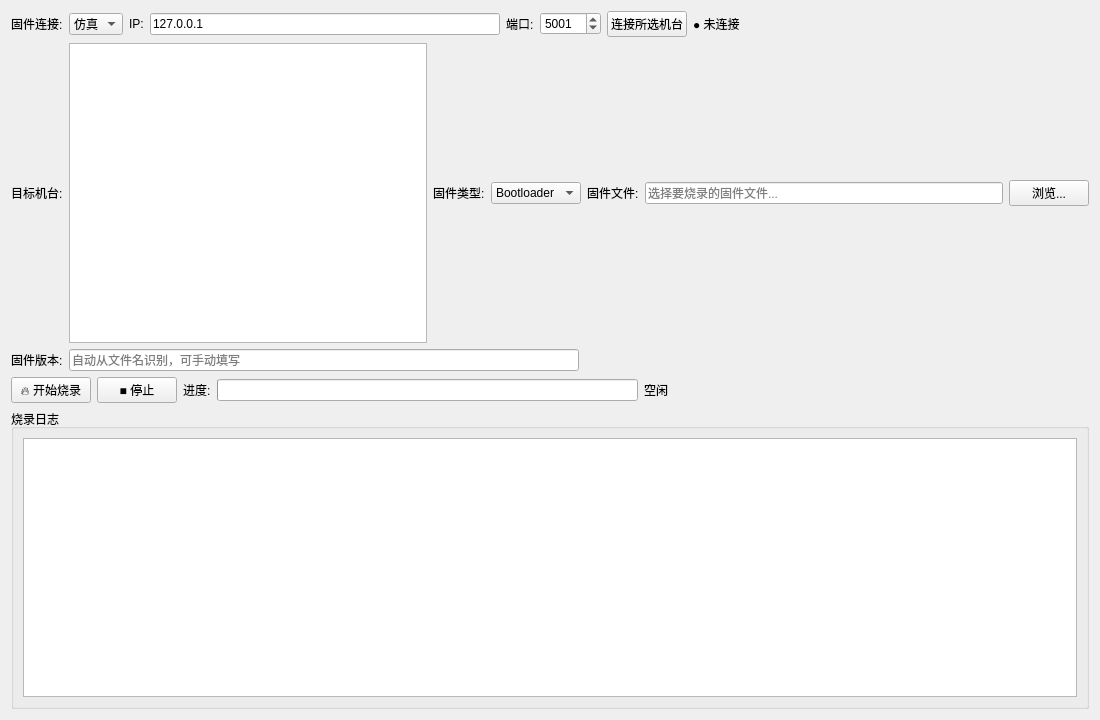
<?xml version="1.0" encoding="UTF-8"?>
<ui version="4.0">
 <class>FirmwareTab</class>
 <widget class="QWidget" name="FirmwareTab">
  <property name="geometry">
   <rect>
    <x>0</x>
    <y>0</y>
    <width>1100</width>
    <height>720</height>
   </rect>
  </property>
  <layout class="QVBoxLayout" name="rootLayout">
   <item>
    <layout class="QHBoxLayout" name="connRow">
     <item>
      <widget class="QLabel" name="lbl_fw_conn">
       <property name="text">
        <string>固件连接:</string>
       </property>
      </widget>
     </item>
     <item>
      <widget class="QComboBox" name="cmb_fw_conn_mode">
       <item>
        <property name="text">
         <string>仿真</string>
        </property>
       </item>
       <item>
        <property name="text">
         <string>TCP</string>
        </property>
       </item>
      </widget>
     </item>
     <item>
      <widget class="QLabel" name="lbl_fw_ip">
       <property name="text">
        <string>IP:</string>
       </property>
      </widget>
     </item>
     <item>
      <widget class="QLineEdit" name="le_fw_ip">
       <property name="text">
        <string>127.0.0.1</string>
       </property>
      </widget>
     </item>
     <item>
      <widget class="QLabel" name="lbl_fw_port">
       <property name="text">
        <string>端口:</string>
       </property>
      </widget>
     </item>
     <item>
      <widget class="QSpinBox" name="sp_fw_port">
       <property name="minimum">
        <number>1</number>
       </property>
       <property name="maximum">
        <number>65535</number>
       </property>
       <property name="value">
        <number>5001</number>
       </property>
      </widget>
     </item>
     <item>
      <widget class="QPushButton" name="btn_fw_conn">
       <property name="text">
        <string>连接所选机台</string>
       </property>
      </widget>
     </item>
     <item>
      <widget class="QLabel" name="lbl_fw_conn_status">
       <property name="text">
        <string>● 未连接</string>
       </property>
      </widget>
     </item>
     <item>
      <spacer name="connSpacer">
       <property name="orientation">
        <enum>Qt::Horizontal</enum>
       </property>
       <property name="sizeHint" stdset="0">
        <size>
         <width>40</width>
         <height>20</height>
        </size>
       </property>
      </spacer>
     </item>
    </layout>
   </item>
   <item>
    <layout class="QHBoxLayout" name="selRow">
     <item>
      <widget class="QLabel" name="lbl_stations">
       <property name="text">
        <string>目标机台:</string>
       </property>
      </widget>
     </item>
     <item>
      <widget class="QListWidget" name="list_stations"/>
     </item>
     <item>
      <widget class="QLabel" name="lbl_fw_type">
       <property name="text">
        <string>固件类型:</string>
       </property>
      </widget>
     </item>
     <item>
      <widget class="QComboBox" name="cmb_fw_type">
       <item>
        <property name="text">
         <string>Bootloader</string>
        </property>
       </item>
       <item>
        <property name="text">
         <string>Kernel</string>
        </property>
       </item>
       <item>
        <property name="text">
         <string>Rootfs</string>
        </property>
       </item>
       <item>
        <property name="text">
         <string>Application</string>
        </property>
       </item>
      </widget>
     </item>
     <item>
      <widget class="QLabel" name="lbl_fw_file">
       <property name="text">
        <string>固件文件:</string>
       </property>
      </widget>
     </item>
     <item>
      <widget class="QLineEdit" name="le_fw_path">
       <property name="placeholderText">
        <string>选择要烧录的固件文件...</string>
       </property>
      </widget>
     </item>
     <item>
      <widget class="QPushButton" name="btn_browse">
       <property name="text">
        <string>浏览...</string>
       </property>
      </widget>
     </item>
    </layout>
   </item>
   <item>
    <layout class="QHBoxLayout" name="fwInfoRow">
     <item>
      <widget class="QLabel" name="lbl_fw_ver">
       <property name="text">
        <string>固件版本:</string>
       </property>
      </widget>
     </item>
     <item>
      <widget class="QLineEdit" name="le_fw_ver">
       <property name="placeholderText">
        <string>自动从文件名识别，可手动填写</string>
       </property>
      </widget>
     </item>
     <item>
      <spacer name="fwVerSpacer">
       <property name="orientation">
        <enum>Qt::Horizontal</enum>
       </property>
       <property name="sizeHint" stdset="0">
        <size>
         <width>40</width>
         <height>20</height>
        </size>
       </property>
      </spacer>
     </item>
    </layout>
   </item>
   <item>
    <layout class="QHBoxLayout" name="ctlRow">
     <item>
      <widget class="QPushButton" name="btn_fw_start">
       <property name="text">
        <string>🔥 开始烧录</string>
       </property>
      </widget>
     </item>
     <item>
      <widget class="QPushButton" name="btn_fw_stop">
       <property name="text">
        <string>■ 停止</string>
       </property>
      </widget>
     </item>
     <item>
      <widget class="QLabel" name="lbl_fw_prog">
       <property name="text">
        <string>进度:</string>
       </property>
      </widget>
     </item>
     <item>
      <widget class="QProgressBar" name="progress_fw"/>
     </item>
     <item>
      <widget class="QLabel" name="lbl_fw_status">
       <property name="text">
        <string>空闲</string>
       </property>
      </widget>
     </item>
     <item>
      <spacer name="ctlSpacer">
       <property name="orientation">
        <enum>Qt::Horizontal</enum>
       </property>
       <property name="sizeHint" stdset="0">
        <size>
         <width>40</width>
         <height>20</height>
        </size>
       </property>
      </spacer>
     </item>
    </layout>
   </item>
   <item>
    <widget class="QGroupBox" name="grp_fw_log">
     <property name="title">
      <string>烧录日志</string>
     </property>
     <layout class="QVBoxLayout" name="fwLogLayout">
      <item>
       <widget class="QTextEdit" name="txt_fw_log">
        <property name="readOnly">
         <bool>true</bool>
        </property>
       </widget>
      </item>
     </layout>
    </widget>
   </item>
  </layout>
 </widget>
 <resources/>
 <connections/>
</ui>
